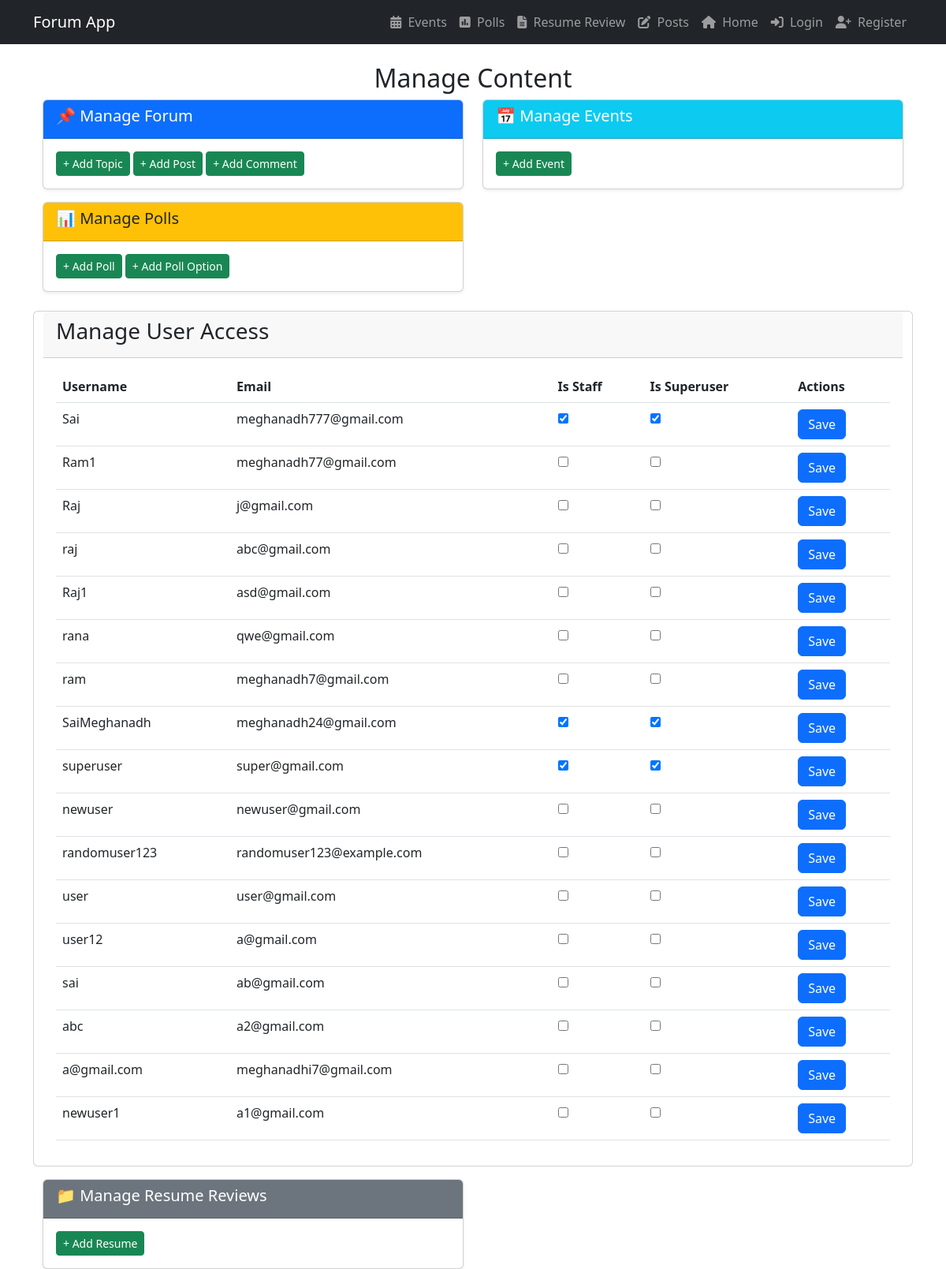
Before: /manage/ with the older database file.
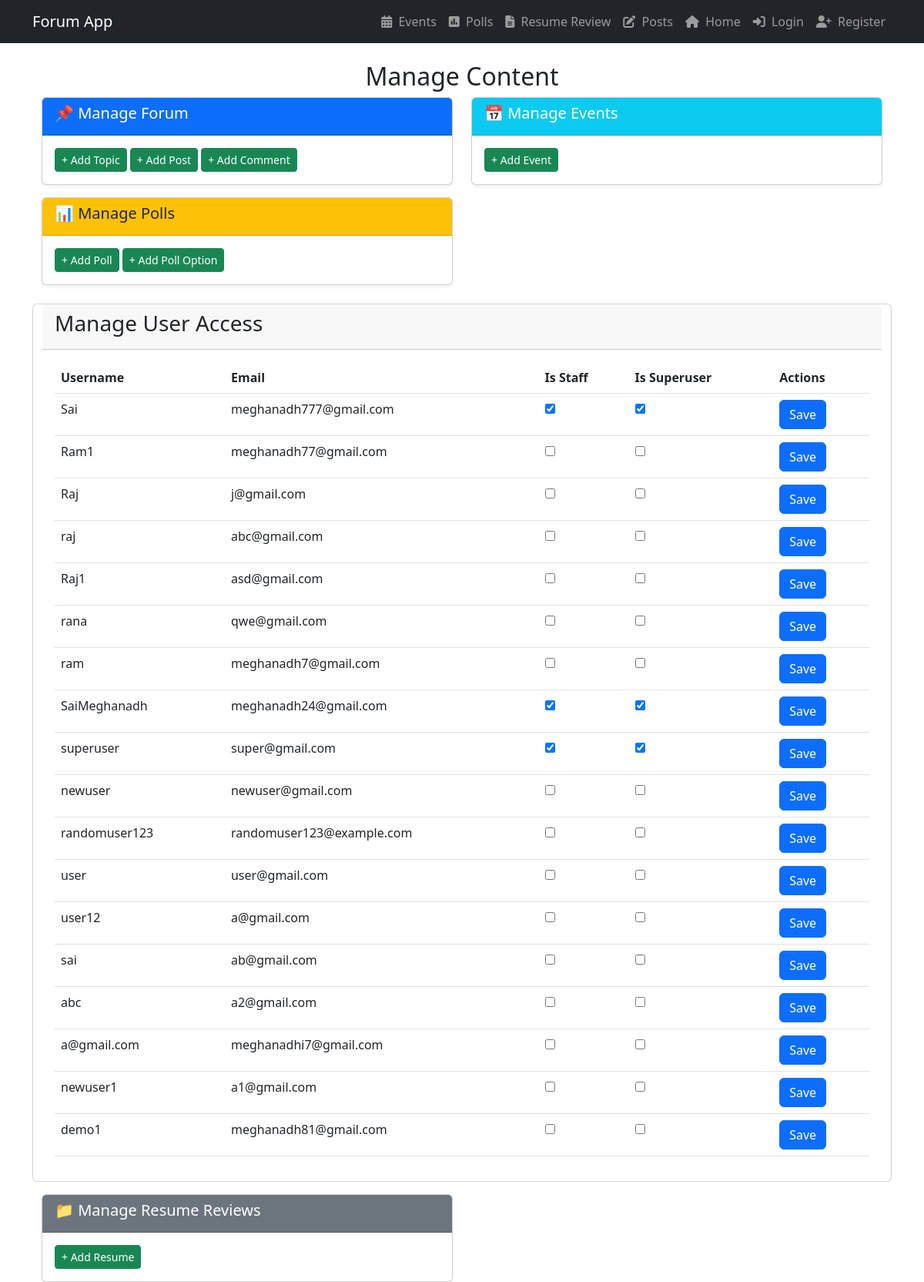
After: the same page with the newer database file.
### forum/models.py (models this page shows, shortened)
class User(AbstractUser):  # Extends Django's built-in User model
    name = models.CharField(max_length=255)
    email = models.EmailField(unique=True)
    gender = models.CharField(max_length=10, blank=True, null=True)
    branch = models.CharField(max_length=255, blank=True, null=True)
    faculty = models.CharField(max_length=255, blank=True, null=True)
    skills = models.TextField(blank=True, null=True)
    USERNAME_FIELD = "email"  # This tells Django to use email instead of username
    REQUIRED_FIELDS = ["username"]  # Username is still required

### forum/views.py (the view)
# urls.py: path("manage/", manage_content, name="manage_content"),
def manage_content(request):
    User = get_user_model()
    users = User.objects.all()
    return render(request, "manage_content.html", {"users": users})

### forum/templates/manage_content.html (shortened to what this page needs)
{% extends "base.html" %}
{% block content %}
<div class="container mt-4">
    <h2 class="text-center">Manage Content</h2>
    <div class="row">
        <div class="col-md-6">
            <div class="card shadow-sm">
                <div class="card-header bg-primary text-white">
                    <h5>📌 Manage Forum</h5>
                </div>
                <div class="card-body">
                    <a href="{% url 'add_object' 'topic' %}" class="btn btn-success btn-sm">+ Add Topic</a>
                    <a href="{% url 'add_object' 'post' %}" class="btn btn-success btn-sm">+ Add Post</a>
                    <a href="{% url 'add_object' 'comment' %}" class="btn btn-success btn-sm">+ Add Comment</a>
                </div>
            </div>
        </div>
        <div class="col-md-6">
            <div class="card shadow-sm">
                <div class="card-header bg-info text-white">
                    <h5>📅 Manage Events</h5>
                </div>
                <div class="card-body">
                    <a href="{% url 'add_object' 'event' %}" class="btn btn-success btn-sm">+ Add Event</a>
                </div>
            </div>
        </div>
        <div class="col-md-6 mt-3">
            <div class="card shadow-sm">
                <div class="card-header bg-warning text-dark">
                    <h5>📊 Manage Polls</h5>
                </div>
                <div class="card-body">
                    <a href="{% url 'add_object' 'poll' %}" class="btn btn-success btn-sm">+ Add Poll</a>
                    <a href="{% url 'add_object' 'polloption' %}" class="btn btn-success btn-sm">+ Add Poll Option</a>
                </div>
            </div>
        </div>
<div class="card mt-4">
    <div class="card-header">
        <h3>Manage User Access</h3>
    </div>
    <div class="card-body">
        <table class="table">
            <thead>
                <tr>
                    <th>Username</th>
                    <th>Email</th>
                    <th>Is Staff</th>
                    <th>Is Superuser</th>
                    <th>Actions</th>
                </tr>
            </thead>
            <tbody>
                {% for user in users %}
                <tr>
                    <td>{{ user.username }}</td>
                    <td>{{ user.email }}</td>
                    <td>
                        <input type="checkbox" class="permission-toggle" data-user-id="{{ user.id }}" data-perm="is_staff" {% if user.is_staff %}checked{% endif %}>
                    </td>
                    <td>
                        <input type="checkbox" class="permission-toggle" data-user-id="{{ user.id }}" data-perm="is_superuser" {% if user.is_superuser %}checked{% endif %}>
                    </td>
                    <td>
                        <button class="btn btn-primary save-permissions" data-user-id="{{ user.id }}">Save</button>
                    </td>
                </tr>
                {% endfor %}
            </tbody>
        </table>
    </div>
</div>
        <div class="col-md-6 mt-3">
            <div class="card shadow-sm">
                <div class="card-header bg-secondary text-white">
                    <h5>📁 Manage Resume Reviews</h5>
                </div>
                <div class="card-body">
                    <a href="{% url 'add_object' 'resume' %}" class="btn btn-success btn-sm">+ Add Resume</a>
                </div>
            </div>
        </div>
    </div>
</div>
{% endblock %}

Changed rows visible on the page:
added User: username "demo1", email "meghanadh81@gmail.com"
